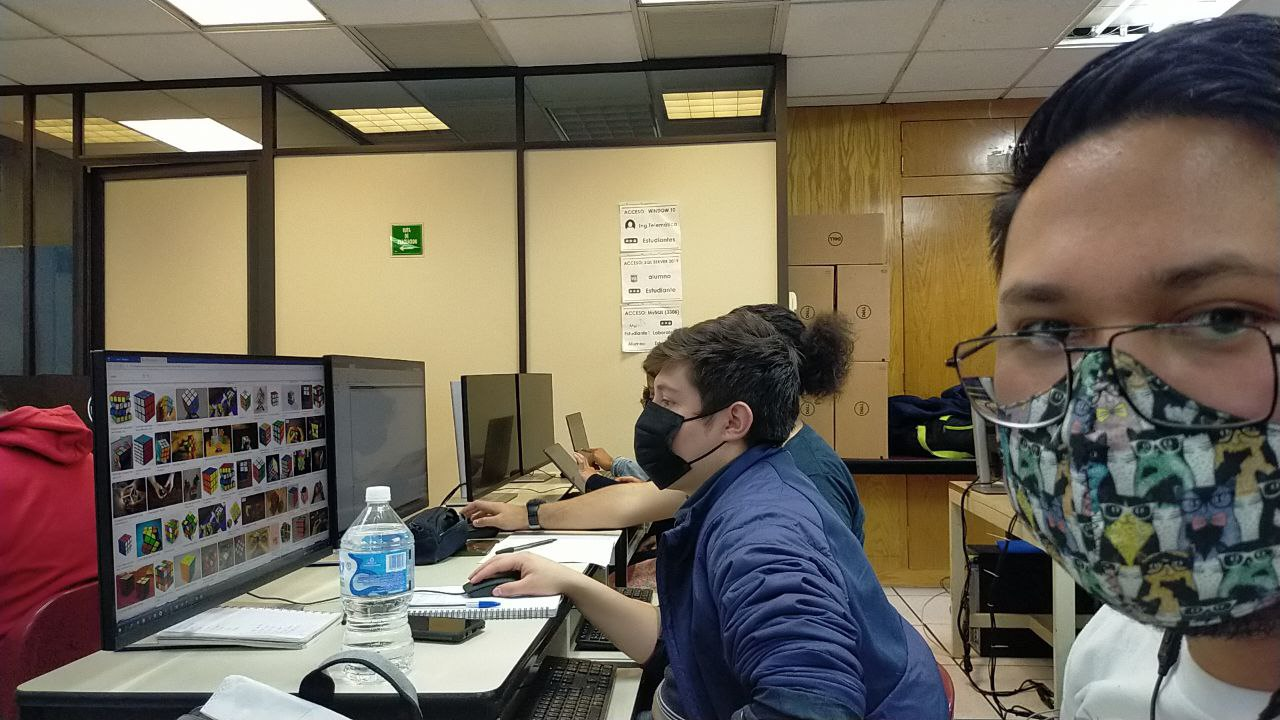
#> input picture Gera.jpg, 1280 x 720 px
$ python RGB2BN.py
#> lines starting #> are read from the running program, lines starting #| are printed output that depends on the picture
"""
Programa equivalente al de Matlab solo que usando OpenCV (4.7.0)
"""
#Importamos las bibliotecas necesarias
import cv2

#Leer la imagen
img=cv2.imread("Gera.jpg")
#> img is the input picture: shape (720, 1280, 3); mean B, G, R 90.4, 105.1, 114

#Mostrar la imagen a color
"""
Por defecto openCV abre los ficheros en BGR (no en RGB)
"""
cv2.imshow("Gera",img)

#Convertimos de BGR a RGB
img=cv2.cvtColor(img,cv2.COLOR_BGR2RGB)

#Dimensiones de la imagen y creacion de las matrices
#[f,c,p]=img.shape
#print(img.shape)

#Descomponemos la imagen en sus planos R:Rojo, G:Verde, B:Azul
R=img[:,:,0]
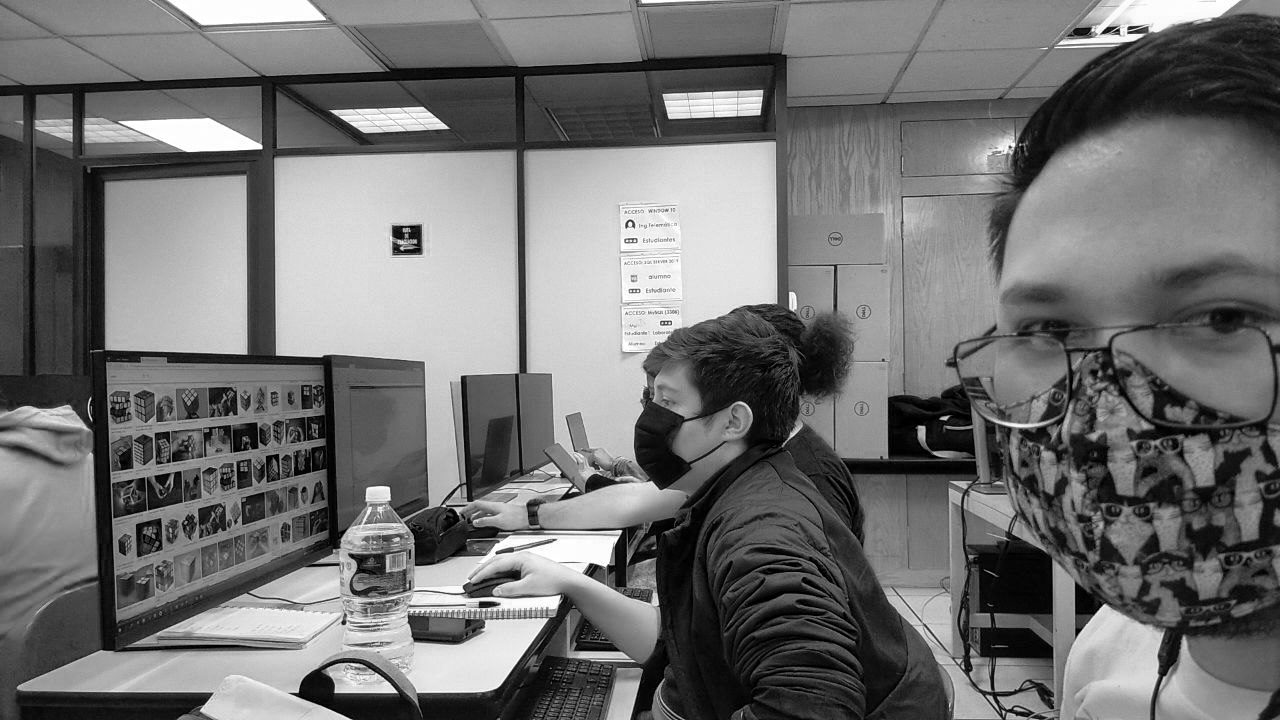
#> R: shape (720, 1280); min 0, max 255, mean 114
G=img[:,:,1]
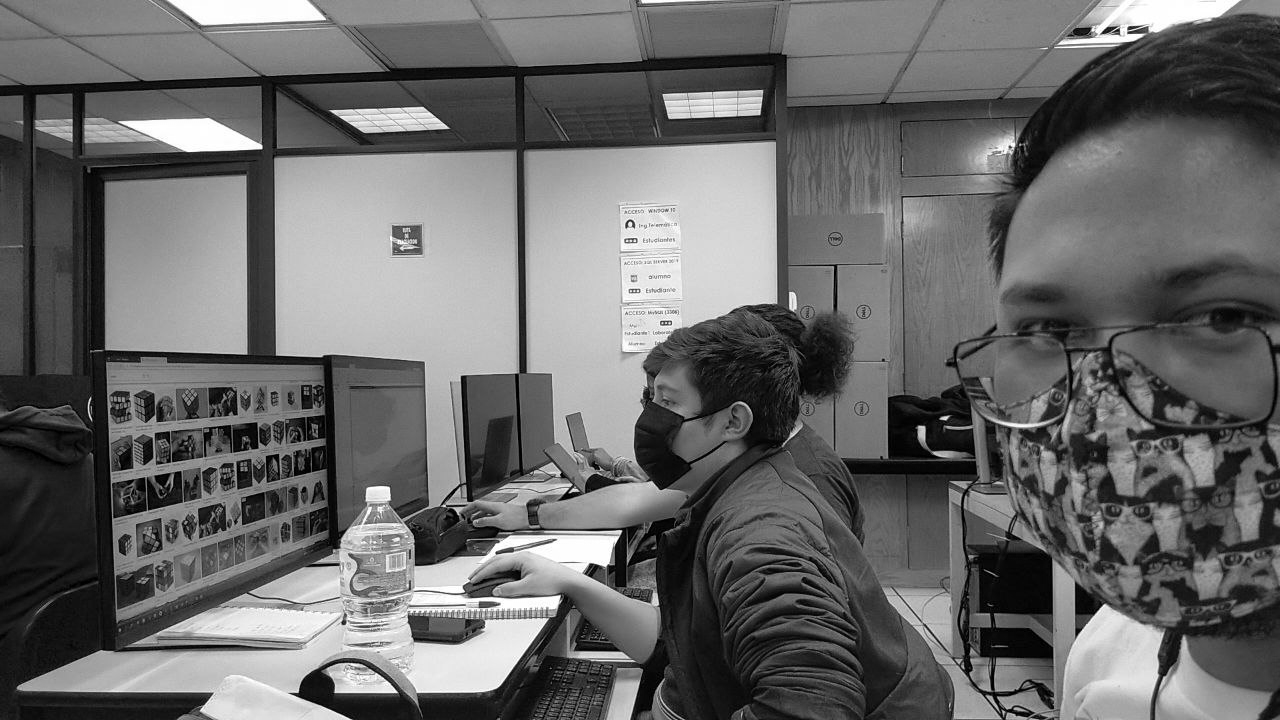
#> G: shape (720, 1280); min 0, max 255, mean 105.1
B=img[:,:,2]
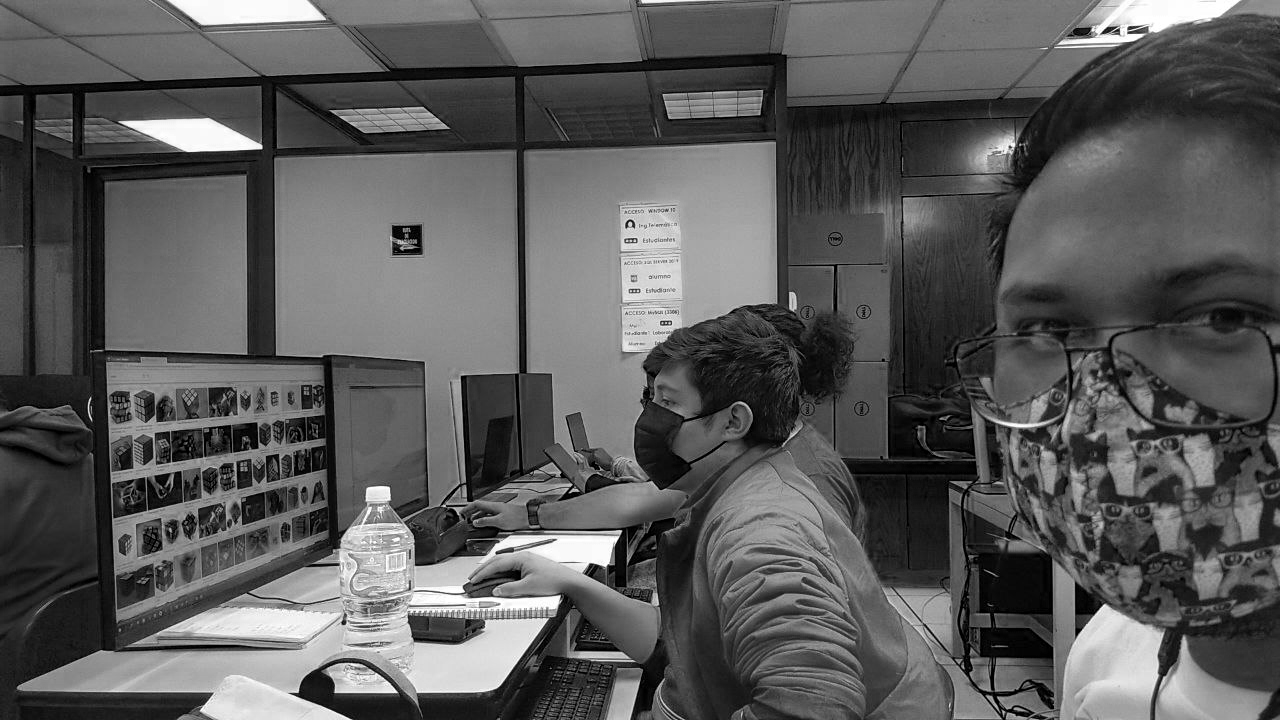
#> B: shape (720, 1280); min 0, max 255, mean 90.4

#Mostramos los planos RGB
cv2.imshow('R',R)
cv2.imshow('G',G)
cv2.imshow('B',B)

#Convertimos a escala de grises
img_BW=cv2.imread('Gera.jpg',0)
#> img_BW: shape (720, 1280); min 0, max 255, mean 106.1

#Mostramos la imagen
cv2.imshow('Imagen en escala de grises',img_BW)

cv2.waitKey(0)
cv2.destroyAllWindows()
